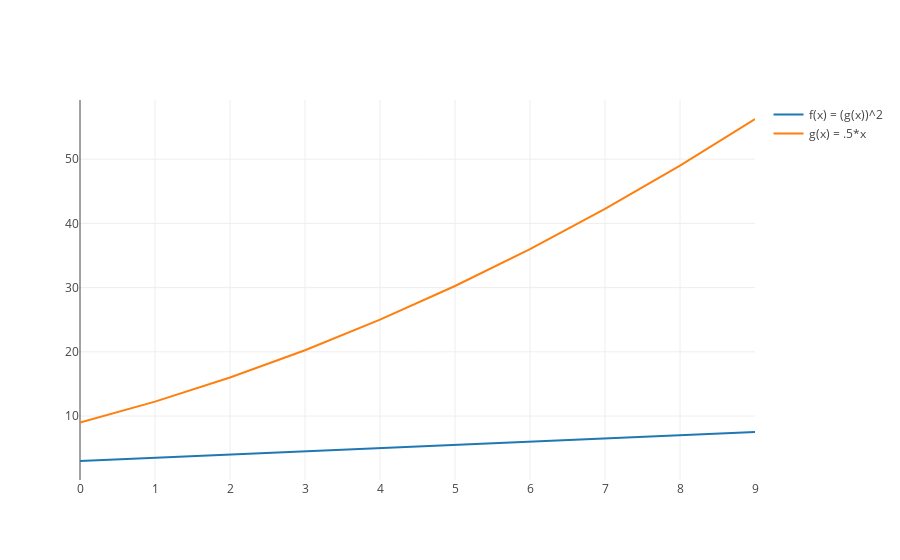

Notebook source saved alongside this figure:
### Code cell
from plotly.offline import iplot, init_notebook_mode
init_notebook_mode(connected=True)

from graph import trace_values, plot

x_values = list(range(0, 10))
f_of_x_values = list(map(lambda x: f_of_x(x),x_values))
g_of_x_values = list(map(lambda x: g_of_x(x),x_values))
f_of_x_trace = trace_values(x_values, f_of_x_values, mode = 'lines', name = 'g(x) = .5*x')
g_of_x_trace = trace_values(x_values, g_of_x_values, mode = 'lines', name = 'f(x) = (g(x))^2')
plot([g_of_x_trace, f_of_x_trace])

### Figure 1 — Plotly figure (JSON) as saved in the notebook; plotly's stock layout.template omitted (floating-point values rounded to 4 significant figures)
{"data": [{"mode": "lines", "name": "f(x) = (g(x))^2", "text": [], "type": "scatter", "uid": "21362d74-db25-11e8-9752-34159e1c7ef8", "x": [0, 1, 2, 3, 4, 5, 6, 7, 8, 9], "y": [3, 3.5, 4, 4.5, 5, 5.5, 6, 6.5, 7, 7.5]}, {"mode": "lines", "name": "g(x) = .5*x", "text": [], "type": "scatter", "uid": "2145dfe2-db25-11e8-8e9c-34159e1c7ef8", "x": [0, 1, 2, 3, 4, 5, 6, 7, 8, 9], "y": [9, 12.25, 16, 20.25, 25, 30.25, 36, 42.25, 49, 56.25]}], "layout": {}}
